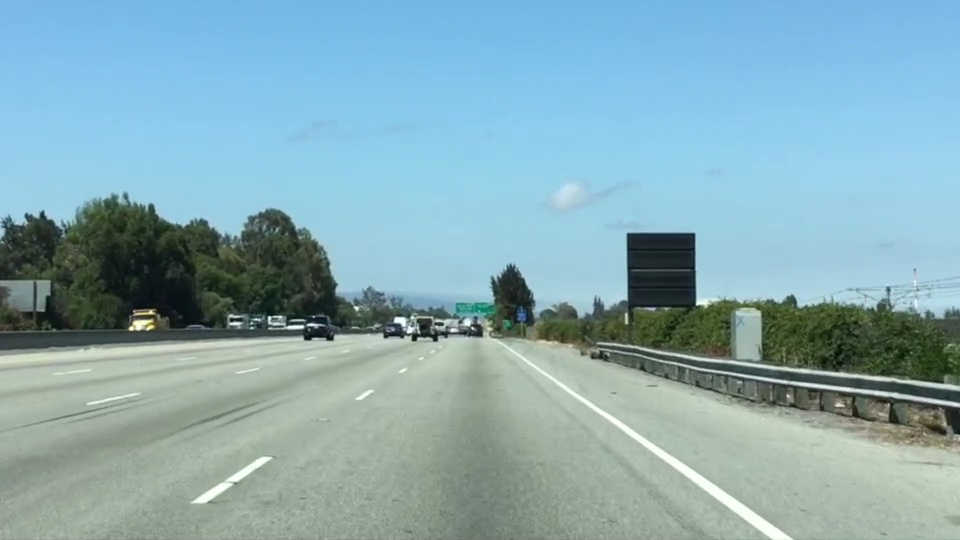
#> input picture region_of_interest_selection/image_lane_c.jpg, 960 x 540 px
$ jupyter execute region_of_interest_selection.ipynb
#> lines starting #> are read from the running program, lines starting #| are printed output that depends on the picture; after the words box and inside, x2 and y2 are one past the last pixel; in counts of white or black regions, pixels touching at a corner belong together
# Region of Interest from the Vanishing Point

A camera mounted in a car sees the whole scene, but lane detection only needs the road ahead. A **region of interest (ROI)** is the part of the image that is kept for the next step. Everything outside it is removed.

A fixed, hand-drawn polygon only works for one camera position. This notebook builds the ROI **from the image itself**:
1. Find the lane markings with Canny edges and the Hough transform.
2. Split them into left and right lines by their slope.
3. Fit a line through each side and intersect them. The intersection is the **vanishing point**, where parallel lane lines meet on the horizon.
4. Build a trapezoid from the vanishing point down to the bottom of the image.
5. Apply the mask, and fall back to a fixed polygon when the lines cannot be found.
6. Save all results to `output/`.

Under a pinhole camera, parallel lane lines meet at one point on the horizon, so the vanishing point marks where the road disappears. The ROI is therefore anchored to the image geometry instead of to a hand-picked position.

## 1. Imports

- `cv2` (OpenCV): image I/O, edge detection, Hough transform and polygon filling
- `matplotlib`: displaying images
- `numpy`: least-squares fitting and array operations
- `pathlib`: file paths that work on any OS

[cell 1]
from pathlib import Path

import cv2
import matplotlib.pyplot as plt
import numpy as np

plt.rcParams["figure.dpi"] = 80  # keeps the saved notebook small

## 2. Configuration

- `INPUT_PATH`: the road photo. It is the same photo as in the lane detection notebooks.
- `SEARCH_POLYGON`: the area where lane markings are searched for. It is wider than the final ROI and covers only the lower part of the image, so that sky, trees and signs are ignored.
- `CANNY_THRESHOLDS`, `HOUGH_*`: the edge and line detection settings. They were tuned on this photo.
- `MIN_SLOPE`: lines flatter than this are not lane markings and are discarded.
- `TOP_MARGIN`: the ROI stops this many pixels below the vanishing point.
- `FALLBACK_ROI`: a fixed polygon, used when the lines cannot be found.
- All results are saved to `OUTPUT_DIR`.

[cell 2]
INPUT_PATH = Path("image_lane_c.jpg")
OUTPUT_DIR = Path("output")

SEARCH_POLYGON = np.array([[(0, 540), (300, 300), (660, 300), (960, 540)]], dtype=np.int32)

CANNY_THRESHOLDS = (50, 150)
HOUGH_THRESHOLD = 40
HOUGH_MIN_LENGTH = 40
HOUGH_MAX_GAP = 150
MIN_SLOPE = 0.4

TOP_MARGIN = 15

FALLBACK_ROI = np.array([[(0, 540), (400, 335), (560, 335), (960, 540)]], dtype=np.int32)

## 3. Load the image and helper functions

Helper functions:
- `load_image` wraps `cv2.imread`, which returns `None` on failure instead of raising an error.
- `show_images` shows several images side by side. Colour images are converted from BGR to RGB before display.
- `roi_mask` returns a single-channel mask with 255 inside a polygon.
- `draw_polygon` draws a polygon outline and its corners on a copy of the image.
- `save_image` writes an image and checks the result.

[cell 3]
def load_image(path: Path) -> np.ndarray:
    """Load a colour image with OpenCV (BGR order) and raise a clear error if it fails."""
    image = cv2.imread(str(path), cv2.IMREAD_COLOR)
#> image is the input picture: shape (540, 960, 3); mean B, G, R 179.2, 171.1, 135.5
    if image is None:
        raise FileNotFoundError(f"Could not read image: {path.resolve()}")
    return image


def show_images(images: dict[str, np.ndarray], cols: int | None = None, size: float = 5.0) -> None:
    """Show several images side by side. Colour images are converted from BGR to RGB for matplotlib."""
    cols = cols or len(images)
    rows = -(-len(images) // cols)  # ceiling division
    fig, axes = plt.subplots(rows, cols, figsize=(size * cols, size * rows * 0.75),
                             squeeze=False, layout="constrained")
    for ax in axes.ravel():
        ax.axis("off")
    for ax, (title, img) in zip(axes.ravel(), images.items()):
        if img.ndim == 2:
            ax.imshow(img, cmap="gray", vmin=0, vmax=255)
        else:
            ax.imshow(cv2.cvtColor(img, cv2.COLOR_BGR2RGB))
        ax.set_title(title)
    plt.show()


def roi_mask(shape: tuple[int, ...], polygon: np.ndarray) -> np.ndarray:
    """Single-channel mask: 255 inside the polygon, 0 outside."""
    mask = np.zeros(shape[:2], dtype=np.uint8)
    return cv2.fillPoly(mask, polygon, 255)


def draw_polygon(img: np.ndarray, polygon: np.ndarray) -> np.ndarray:
    """Return a copy of the image with the polygon outline and corners drawn in red."""
    out = img.copy()
    cv2.polylines(out, polygon, isClosed=True, color=(0, 0, 255), thickness=3)
    for x, y in polygon[0]:
        cv2.circle(out, (int(x), int(y)), 6, (0, 0, 255), thickness=-1)
    return out


def save_image(path: Path, image: np.ndarray) -> None:
    """Save a BGR or single-channel image with OpenCV, raising an error if it fails."""
    path.parent.mkdir(parents=True, exist_ok=True)
    if not cv2.imwrite(str(path), image):
        raise OSError(f"Could not write image: {path.resolve()}")
    print(f"Saved {path}")

[cell 4]
image = load_image(INPUT_PATH)
height, width = image.shape[:2]
gray = cv2.cvtColor(image, cv2.COLOR_BGR2GRAY)
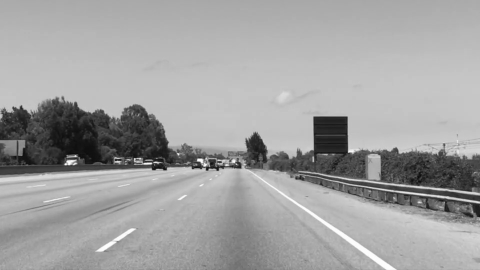
#> gray: shape (540, 960) (shown at 1/2 size); min 6, max 254, mean 161.4
print(f"Image size (height, width): {height}, {width}")
#| Image size (height, width): 540, 960

show_images({"Original with search area (red)": draw_polygon(image, SEARCH_POLYGON)})
#> in draw_polygon, `cv2.polylines(out, polygon, isClosed=True, color=(0, 0, 255), thicknes..`:
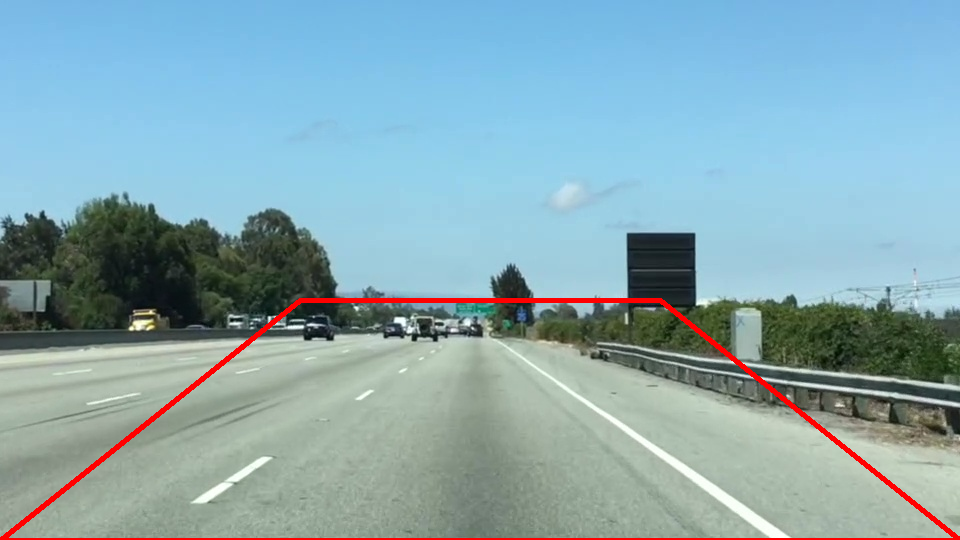
#> out: shape (540, 960, 3); 1.48% of pixels changed, all inside (x1, y1, x2, y2) = (0, 298, 960, 540)
#> in show_images, `cols = cols or len(images)`: cols = 1
#> the loop in show_images, `for ax in axes.ravel():` made 1 pass
#> the loop in show_images, `for ax, (title, img) in zip(axes.ravel(), images.items()):` made 1 pass
#> title on pass 1: 'Original with search area (red)'

## 4. Find the lane line segments

The image is blurred, and the Canny edge detector finds the edges inside the search area. `cv2.HoughLinesP` then finds straight line segments among those edges.

Each segment is sorted by its slope in image coordinates, where `y` grows downwards:
- A **negative** slope is a line that rises to the left: the left lane.
- A **positive** slope is a line that rises to the right: the right lane.
- Lines with a slope smaller than `MIN_SLOPE` in absolute value are almost horizontal and are discarded. They are usually shadows, cars or the horizon, not lane markings.

[cell 5]
def detect_lane_segments(gray_img: np.ndarray, search: np.ndarray):
    """Return (left, right) lists of line segments (x1, y1, x2, y2) that look like lane markings."""
    blurred = cv2.GaussianBlur(gray_img, (5, 5), 0)
    edges = cv2.Canny(blurred, *CANNY_THRESHOLDS)
    edges = cv2.bitwise_and(edges, roi_mask(gray_img.shape, search))

    segments = cv2.HoughLinesP(edges, 1, np.pi / 180, threshold=HOUGH_THRESHOLD,
                               minLineLength=HOUGH_MIN_LENGTH, maxLineGap=HOUGH_MAX_GAP)
    left, right = [], []
    if segments is None:
        return left, right
    for x1, y1, x2, y2 in segments.reshape(-1, 4):
        if x2 == x1:
            continue  # exactly vertical: no slope to compare
        slope = (y2 - y1) / (x2 - x1)
        if abs(slope) < MIN_SLOPE:
            continue
        (left if slope < 0 else right).append((int(x1), int(y1), int(x2), int(y2)))
    return left, right


left_segments, right_segments = detect_lane_segments(gray, SEARCH_POLYGON)
#> in detect_lane_segments, `edges = cv2.Canny(blurred, *CANNY_THRESHOLDS)`:
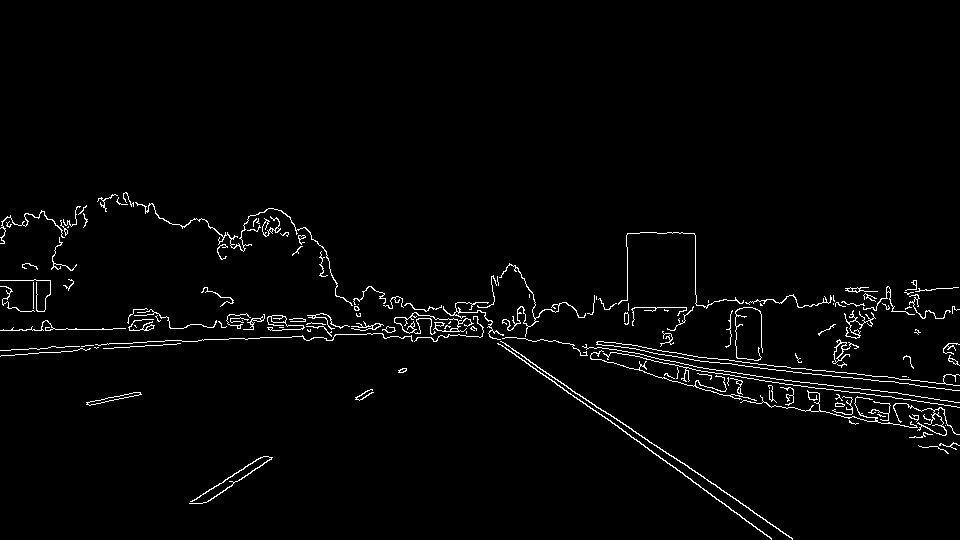
#> edges: shape (540, 960); 2.2% white in thin lines or dots, all inside (x1, y1, x2, y2) = (0, 192, 960, 540)
#> in detect_lane_segments, `edges = cv2.bitwise_and(edges, roi_mask(gray_img.shape, search))`:
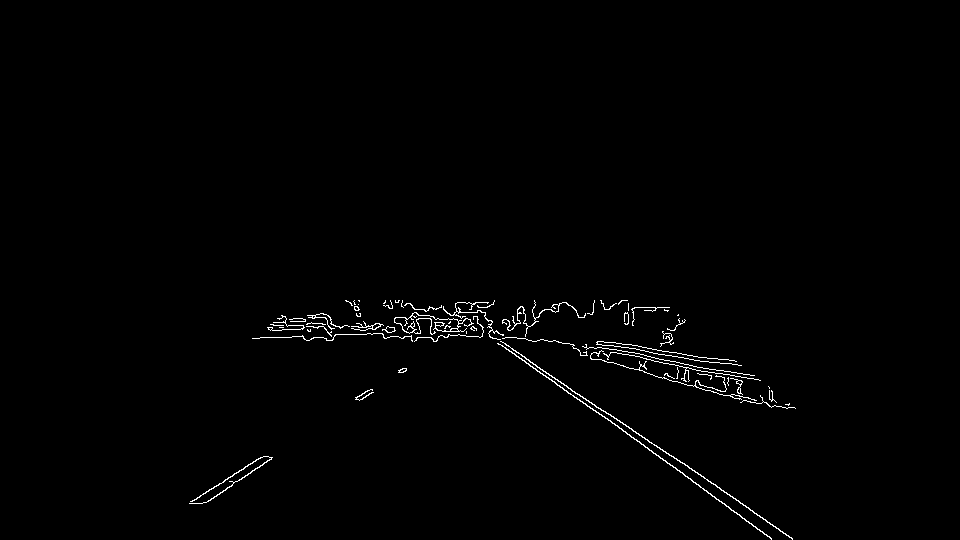
#> edges: shape (540, 960); 0.89% white in thin lines or dots, all inside (x1, y1, x2, y2) = (189, 300, 796, 540)
#> in detect_lane_segments, `segments = cv2.HoughLinesP(edges, 1, np.pi / 180, threshold=HOUGH_THRE..`: segments = 29 rows, first 6: [456, 311, 792, 538], [456, 309, 771, 538], [345, 300, 741, 377], [270, 324, 741, 365], [279, 319, 728, 359], [456, 310, 752, 510]
#> the loop in detect_lane_segments, `for x1, y1, x2, y2 in segments.reshape(-1, 4):` made 29 passes
#> (x1, y1, x2, y2, slope) on passes 1 to 8: (456, 311, 792, 538, 0.676), (456, 309, 771, 538, 0.727), (345, 300, 741, 377, 0.194), (270, 324, 741, 365, 0.087), (279, 319, 728, 359, 0.0891), (456, 310, 752, 510, 0.676), (395, 300, 752, 402, 0.286), (267, 327, 734, 360, 0.0707)
#> left_segments = [(191, 501, 485, 318), (206, 502, 494, 301)]; right_segments = [(456, 311, 792, 538), (456, 309, 771, 538), (456, 310, 752, 510), (454, 312, 690, 478), (465, 318, 792, 539)]
print(f"Left segments: {len(left_segments)}, right segments: {len(right_segments)}")
#| Left segments: 2, right segments: 5

segment_view = image.copy()
for x1, y1, x2, y2 in left_segments + right_segments:
    cv2.line(segment_view, (x1, y1), (x2, y2), (0, 255, 0), 3)
#> this loop made 7 passes
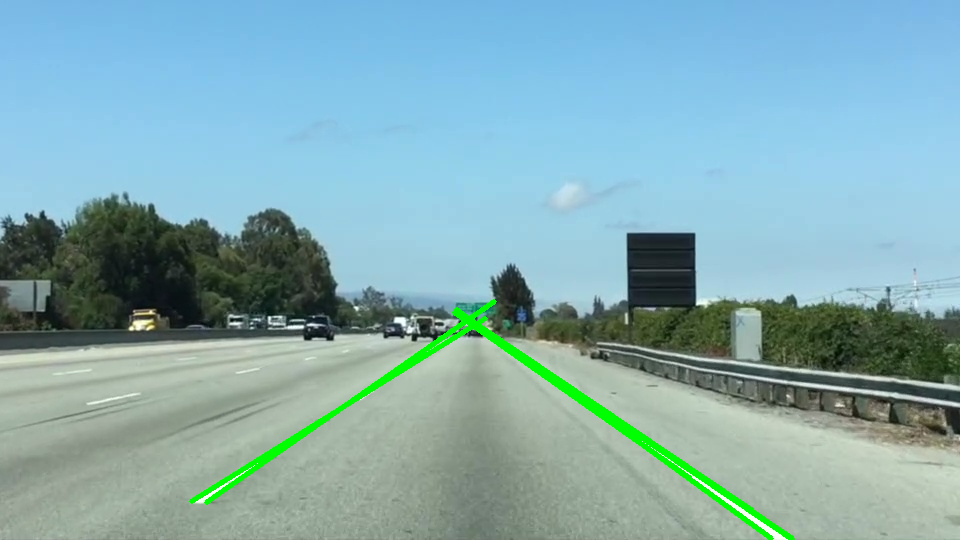
#> segment_view: shape (540, 960, 3); 1.42% of pixels changed, all inside (x1, y1, x2, y2) = (189, 299, 795, 540)
show_images({"Detected lane segments (green)": segment_view})
#> the loop in show_images (call 2), `for ax in axes.ravel():` made 1 pass
#> the loop in show_images (call 2), `for ax, (title, img) in zip(axes.ravel(), images.items()):` made 1 pass

## 5. Fit a line to each side and find the vanishing point

Each side is fitted with one straight line by least squares. The fit is written as $x = k\,y + c$, which is stable for lane lines that are close to vertical in the image. Using all the endpoints of the segments on one side gives one line for the left lane and one for the right lane.

The two lines meet at the **vanishing point**:

$$k_L\,y + c_L = k_R\,y + c_R \quad\Rightarrow\quad y_{vp} = \frac{c_R - c_L}{k_L - k_R}, \qquad x_{vp} = k_L\,y_{vp} + c_L$$

If the lines are parallel, $k_L = k_R$ and there is no vanishing point, so the function returns `None`. The same happens if the point lies below the bottom of the road area.

[cell 6]
def fit_x_of_y(segments: list[tuple[int, int, int, int]]) -> tuple[float, float]:
    """Least-squares line x = k * y + c through all the endpoints of the segments."""
    pts = np.array([(x, y) for x1, y1, x2, y2 in segments for x, y in ((x1, y1), (x2, y2))], dtype=float)
    A = np.column_stack([pts[:, 1], np.ones(len(pts))])
    k, c = np.linalg.lstsq(A, pts[:, 0], rcond=None)[0]
    return k, c


def vanishing_point(left_fit: tuple[float, float], right_fit: tuple[float, float]):
    """Intersection of the two fitted lines, or None if they are parallel or meet below the image."""
    kl, cl = left_fit
    kr, cr = right_fit
    if abs(kl - kr) < 1e-6:
        return None
    y = (cr - cl) / (kl - kr)
    x = kl * y + cl
    if not (0 < y < height):
        return None
    return x, y


if left_segments and right_segments:
    left_fit = fit_x_of_y(left_segments)
#> in fit_x_of_y, `pts = np.array([(x, y) for x1, y1, x2, y2 in segments for x, y in ((x1..`: pts = [[191, 501], [485, 318], [206, 502], [494, 301]]
#> in fit_x_of_y, `A = np.column_stack([pts[:, 1], np.ones(len(pts))])`: A = [[501, 1], [318, 1], [502, 1], [301, 1]]
#> in fit_x_of_y, `k, c = np.linalg.lstsq(A, pts[:, 0], rcond=None)[0]`: k = -1.51; c = 956.9
#> left_fit = (-1.51, 956.9)
    right_fit = fit_x_of_y(right_segments)
#> right_fit = (1.45, 4.85)
    vp = vanishing_point(left_fit, right_fit)
#> in vanishing_point, `kl, cl = left_fit`: kl = -1.51; cl = 956.9
#> in vanishing_point, `kr, cr = right_fit`: kr = 1.45; cr = 4.85
#> in vanishing_point, `y = (cr - cl) / (kl - kr)`: y = 321.5
#> in vanishing_point, `x = kl * y + cl`: x = 471
#> vp = (471, 321.5)
    print(f"Vanishing point: x={vp[0]:.0f}, y={vp[1]:.0f}" if vp else "No valid vanishing point")
#| Vanishing point: x=471, y=322
else:
    left_fit = right_fit = vp = None
    print("Lane lines not found on both sides")

## 6. Build the ROI from the vanishing point

The ROI is a trapezoid. Its bottom edge is the bottom of the image, and its top edge lies `TOP_MARGIN` pixels below the vanishing point. Its sides follow the fitted lane lines, so the ROI is wide at the bottom and narrows towards the vanishing point.

The corners are clipped to the image, so that a line that runs past the edge of the photo does not produce a polygon outside the image.

If the lanes cannot be found, the fixed `FALLBACK_ROI` is used and the notebook says so.

[cell 7]
def roi_from_vanishing_point(left: tuple[float, float], right: tuple[float, float], vp_y: float):
    """Trapezoid from the bottom of the image up to just below the vanishing point."""
    top = int(vp_y) + TOP_MARGIN
    x_left = lambda y: left[0] * y + left[1]
    x_right = lambda y: right[0] * y + right[1]
    corners = [(x_left(height), height), (x_left(top), top), (x_right(top), top), (x_right(height), height)]
    clipped = [(int(np.clip(x, 0, width - 1)), int(np.clip(y, 0, height - 1))) for x, y in corners]
    return np.array([clipped], dtype=np.int32)


if vp is not None:
    roi = roi_from_vanishing_point(left_fit, right_fit, vp[1])
#> in roi_from_vanishing_point, `top = int(vp_y) + TOP_MARGIN`: top = 336
#> in roi_from_vanishing_point, `corners = [(x_left(height), height), (x_left(top), top), (x_right(top)..`: corners = [(140.7, 540), (449.1, 336), (492, 336), (787.7, 540)]
#> in roi_from_vanishing_point, `clipped = [(int(np.clip(x, 0, width - 1)), int(np.clip(y, 0, height - ..`: clipped = [(140, 539), (449, 336), (491, 336), (787, 539)]
#> roi = [[140, 539], [449, 336], [491, 336], [787, 539]]
    source = "vanishing point"
else:
    roi = FALLBACK_ROI
    source = "fallback polygon"
print(f"ROI source: {source}")
print("ROI corners (bottom-left, top-left, top-right, bottom-right):", roi[0].tolist())
#| ROI corners (bottom-left, top-left, top-right, bottom-right): [[140, 539], [449, 336], [491, 336], [787, 539]]

vp_view = draw_polygon(image, roi)
#> in draw_polygon (call 2), `cv2.polylines(out, polygon, isClosed=True, color=(0, 0, 255), thicknes..`:
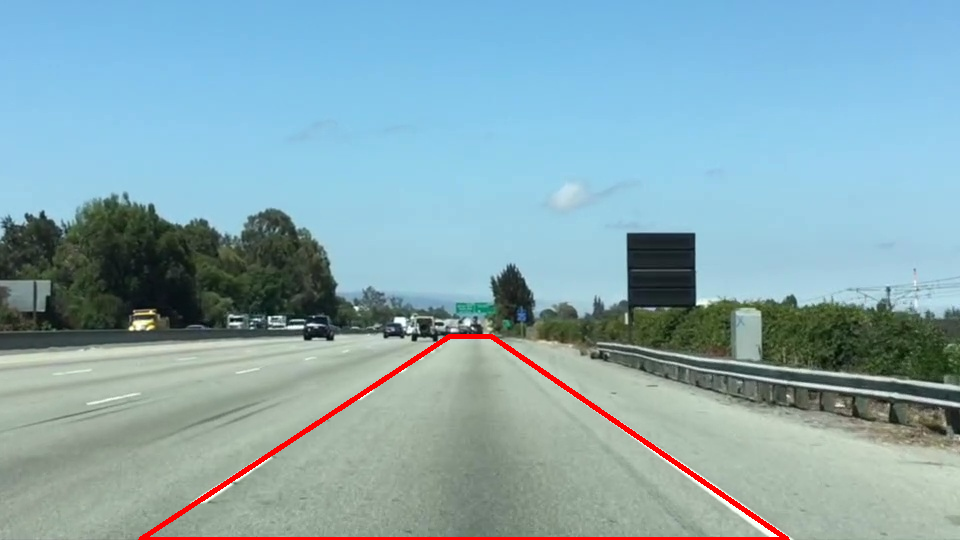
#> out: shape (540, 960, 3); 1.13% of pixels changed, all inside (x1, y1, x2, y2) = (138, 334, 790, 540)
#> the loop in draw_polygon (call 2), `for x, y in polygon[0]:` made 4 passes
if vp is not None:
    cv2.circle(vp_view, (int(vp[0]), int(vp[1])), 8, (255, 0, 255), thickness=-1)
#> vp_view: shape (540, 960, 3); mean B, G, R 177.1, 168.8, 136.3
show_images({"ROI from the vanishing point (magenta: vanishing point)": vp_view})

## 7. Apply the ROI

The mask is built from the ROI, and `cv2.bitwise_and` keeps only the pixels inside it, as in the earlier notebook. The same mask is applied to the grayscale and the colour image.

[cell 8]
mask = roi_mask(gray.shape, roi)
masked_gray = cv2.bitwise_and(gray, mask)
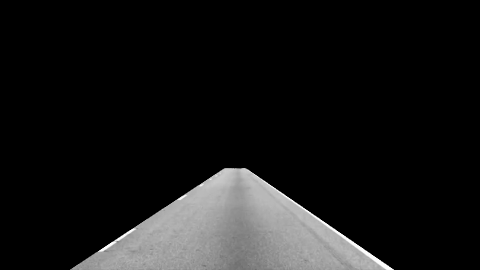
#> masked_gray: shape (540, 960) (shown at 1/2 size); min 0, max 254, mean 22.4
masked_colour = cv2.bitwise_and(image, image, mask=mask)

print(f"Share of the image kept by the ROI: {(mask > 0).mean():.1%}")
#| Share of the image kept by the ROI: 13.6%
show_images({"ROI mask": mask, "Grayscale inside ROI": masked_gray, "Colour inside ROI": masked_colour}, cols=3)

## 8. Compare with the fixed polygon

The fixed polygon from the previous notebook was chosen by eye for this photo. The comparison shows that the vanishing-point ROI reaches the same lane lines without any hand-picked corners.

[cell 9]
fixed_view = draw_polygon(image, FALLBACK_ROI)
#> in draw_polygon (call 3), `cv2.polylines(out, polygon, isClosed=True, color=(0, 0, 255), thicknes..`:
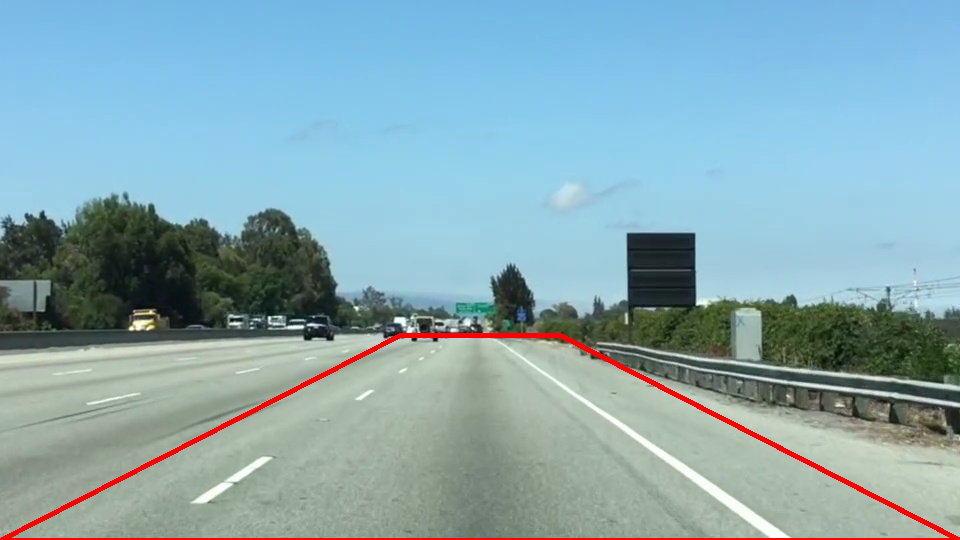
#> out: shape (540, 960, 3); 1.37% of pixels changed, all inside (x1, y1, x2, y2) = (0, 333, 960, 540)
show_images({
    "Fixed polygon (chosen by eye)": fixed_view,
    "Vanishing-point ROI": vp_view,
}, cols=2)
#> in show_images (call 5), `cols = cols or len(images)`: cols = 2
#> the loop in show_images (call 5), `for ax in axes.ravel():` made 2 passes
#> the loop in show_images (call 5), `for ax, (title, img) in zip(axes.ravel(), images.items()):` made 2 passes
#> in show_images (call 5), `plt.show()`:
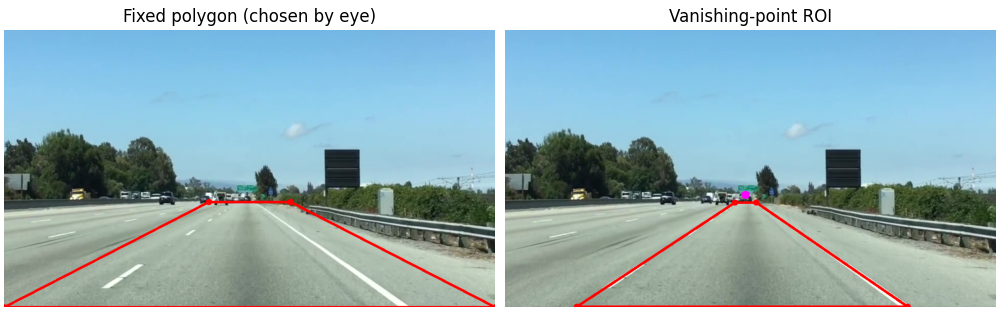
#> figure drawn by matplotlib, 2 panels

## 9. Save the results

All results are written to `OUTPUT_DIR`, using the input file name as a prefix.

[cell 10]
stem = INPUT_PATH.stem
outputs = {
    "lane_segments": segment_view,
    "roi_outline": vp_view,
    "roi_mask": mask,
    "roi_gray": masked_gray,
    "roi_colour": masked_colour,
    "roi_outline_fixed": fixed_view,
}
for suffix, result in outputs.items():
    save_image(OUTPUT_DIR / f"{stem}_{suffix}.jpg", result)
#> this loop made 6 passes
#> (printed output is left out)
